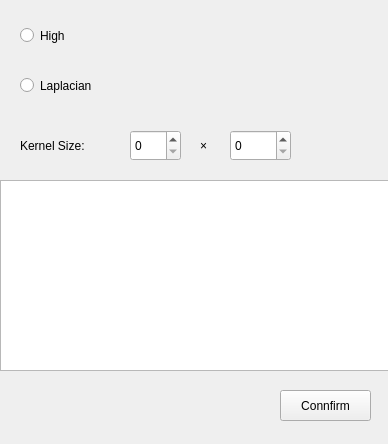
<?xml version="1.0" encoding="UTF-8"?>
<ui version="4.0">
 <class>Form</class>
 <widget class="QWidget" name="Form">
  <property name="geometry">
   <rect>
    <x>0</x>
    <y>0</y>
    <width>388</width>
    <height>444</height>
   </rect>
  </property>
  <property name="windowTitle">
   <string>Form</string>
  </property>
  <widget class="QRadioButton" name="radioButton">
   <property name="geometry">
    <rect>
     <x>20</x>
     <y>20</y>
     <width>101</width>
     <height>31</height>
    </rect>
   </property>
   <property name="text">
    <string>High</string>
   </property>
  </widget>
  <widget class="QRadioButton" name="radioButton_3">
   <property name="geometry">
    <rect>
     <x>20</x>
     <y>70</y>
     <width>131</width>
     <height>31</height>
    </rect>
   </property>
   <property name="text">
    <string>Laplacian</string>
   </property>
  </widget>
  <widget class="QTableView" name="tableView">
   <property name="geometry">
    <rect>
     <x>0</x>
     <y>180</y>
     <width>391</width>
     <height>191</height>
    </rect>
   </property>
  </widget>
  <widget class="QLabel" name="label">
   <property name="geometry">
    <rect>
     <x>200</x>
     <y>130</y>
     <width>41</width>
     <height>31</height>
    </rect>
   </property>
   <property name="text">
    <string>×</string>
   </property>
  </widget>
  <widget class="QPushButton" name="pushButton">
   <property name="geometry">
    <rect>
     <x>280</x>
     <y>390</y>
     <width>91</width>
     <height>31</height>
    </rect>
   </property>
   <property name="text">
    <string>Connfirm</string>
   </property>
  </widget>
  <widget class="QSpinBox" name="spinBox_2">
   <property name="geometry">
    <rect>
     <x>230</x>
     <y>130</y>
     <width>61</width>
     <height>31</height>
    </rect>
   </property>
  </widget>
  <widget class="QLabel" name="label_2">
   <property name="geometry">
    <rect>
     <x>20</x>
     <y>130</y>
     <width>111</width>
     <height>31</height>
    </rect>
   </property>
   <property name="text">
    <string>Kernel Size:</string>
   </property>
  </widget>
  <widget class="QSpinBox" name="spinBox">
   <property name="geometry">
    <rect>
     <x>130</x>
     <y>130</y>
     <width>51</width>
     <height>31</height>
    </rect>
   </property>
  </widget>
 </widget>
 <resources/>
 <connections/>
</ui>
